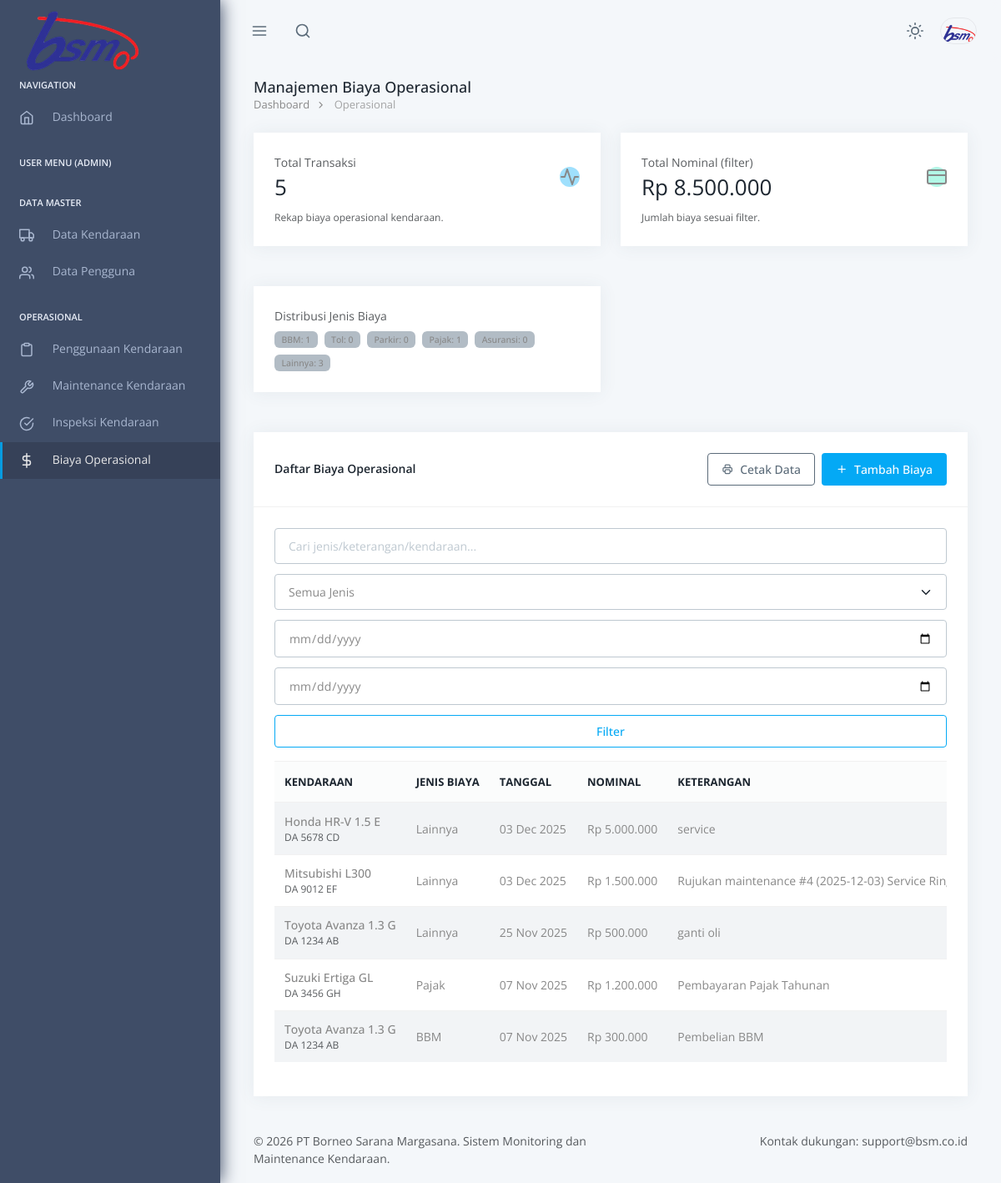
The app's page /admin/operasional/operasional.php (signed in) with its own data.
### tables this page shows
CREATE TABLE `tb_biaya_operasional` (
  `id_biaya` int NOT NULL,
  `id_kendaraan` int DEFAULT NULL,
  `tanggal` date DEFAULT NULL,
  `jenis_biaya` enum('BBM','Tol','Parkir','Pajak','Asuransi','Lainnya') DEFAULT 'Lainnya',
  `nominal` decimal(15,2) DEFAULT NULL,
  `keterangan` text
);

CREATE TABLE `tb_kendaraan` (
  `id_kendaraan` int NOT NULL,
  `nomor_polisi` varchar(15) NOT NULL,
  `nama_kendaraan` varchar(100) NOT NULL,
  `merk` varchar(100) DEFAULT NULL,
  `tipe` varchar(100) DEFAULT NULL,
  `tahun` int DEFAULT NULL,
  `warna` varchar(50) DEFAULT NULL,
  `nomor_rangka` varchar(50) DEFAULT NULL,
  `nomor_mesin` varchar(50) DEFAULT NULL,
  `nomor_bpkb` varchar(50) DEFAULT NULL,
  `masa_berlaku_stnk` date DEFAULT NULL,
  `masa_berlaku_pajak` date DEFAULT NULL,
  `masa_berlaku_asuransi` date DEFAULT NULL,
  `status_operasional` enum('Aktif','Perawatan','Rusak','Disewa') DEFAULT 'Aktif',
  `foto_kendaraan` varchar(255) DEFAULT NULL,
  `dokumen_stnk` varchar(255) DEFAULT NULL,
  `dokumen_bpkb` varchar(255) DEFAULT NULL,
  `keterangan` text,
  `created_at` timestamp NULL DEFAULT CURRENT_TIMESTAMP,
  `updated_at` timestamp NULL DEFAULT CURRENT_TIMESTAMP ON UPDATE CURRENT_TIMESTAMP
);

### admin/operasional/operasional.php (the view, shortened to what this page needs)
<?php
require_once dirname(__DIR__, 2) . '/config/koneksi.php';
function e($str) { return htmlspecialchars((string)$str, ENT_QUOTES, 'UTF-8'); }
include dirname(__DIR__, 2) . '/includes/header.php';
include dirname(__DIR__, 2) . '/includes/sidebar.php';
$filterJenis     = $_GET['filter_jenis'] ?? 'all';
$filterSearch    = $_GET['search'] ?? '';
$filterDateStart = $_GET['date_start'] ?? '';
$filterDateEnd   = $_GET['date_end'] ?? '';
$sqlList = 'SELECT b.id_biaya, b.id_kendaraan, b.tanggal, b.jenis_biaya, b.nominal, b.keterangan, k.nomor_polisi, k.nama_kendaraan
            FROM tb_biaya_operasional b
            LEFT JOIN tb_kendaraan k ON k.id_kendaraan = b.id_kendaraan
            WHERE 1=1';
$params = [];
$types = '';
$sqlList .= ' ORDER BY b.tanggal DESC, b.id_biaya DESC';
$operasional = [];
if (!empty($params)) {
    $stmt = $koneksi->prepare($sqlList);
    if ($stmt) {
        $stmt->bind_param($types, ...$params);
        $stmt->execute();
        $result = $stmt->get_result();
        while ($row = $result->fetch_assoc()) {
            $operasional[] = $row;
        }
        $stmt->close();
    }
} else {
    if ($result = $koneksi->query($sqlList)) {
        while ($row = $result->fetch_assoc()) {
            $operasional[] = $row;
        }
    }
}
$totalTransaksi = count($operasional);
$totalNominal   = 0.0;
$jenisCounts = [
    'BBM' => 0,
    'Tol' => 0,
    'Parkir' => 0,
    'Pajak' => 0,
    'Asuransi' => 0,
    'Lainnya' => 0,
];
foreach ($operasional as $row) {
    $totalNominal += (float)($row['nominal'] ?? 0);
    $jb = $row['jenis_biaya'] ?? 'Lainnya';
    if (isset($jenisCounts[$jb])) $jenisCounts[$jb]++;
}
?>
    <div class="pc-container">
      <div class="pc-content">
        <div class="page-header">
          <div class="page-block">
            <div class="page-header-title">
              <h5 class="mb-0 font-medium">Manajemen Biaya Operasional</h5>
            </div>
            <ul class="breadcrumb">
              <li class="breadcrumb-item"><a href="../dashboard.php">Dashboard</a></li>
              <li class="breadcrumb-item" aria-current="page">Operasional</li>
            </ul>
          </div>
        </div>
        <div class="grid grid-cols-12 gap-6">
          <div class="col-span-12 md:col-span-6 xl:col-span-4">
            <div class="card">
              <div class="card-body">
                <div class="flex items-center justify-between">
                  <div>
                    <p class="text-muted mb-1">Total Transaksi</p>
                    <h3 class="mb-0"><?php echo number_format($totalTransaksi); ?></h3>
                  </div>
                  <span class="rounded-full bg-primary-100 text-primary-600 p-3">
                    <i data-feather="activity" class="w-6 h-6"></i>
                  </span>
                </div>
                <p class="text-sm text-muted mt-3">Rekap biaya operasional kendaraan.</p>
              </div>
            </div>
          </div>
          <div class="col-span-12 md:col-span-6 xl:col-span-4">
            <div class="card">
              <div class="card-body">
                <div class="flex items-center justify-between">
                  <div>
                    <p class="text-muted mb-1">Total Nominal (filter)</p>
                    <h3 class="mb-0">Rp <?php echo number_format($totalNominal, 0, ',', '.'); ?></h3>
                  </div>
                  <span class="rounded-full bg-success-100 text-success-600 p-3">
                    <i data-feather="credit-card" class="w-6 h-6"></i>
                  </span>
                </div>
                <p class="text-sm text-muted mt-3">Jumlah biaya sesuai filter.</p>
              </div>
            </div>
          </div>
          <div class="col-span-12 md:col-span-6 xl:col-span-4">
            <div class="card">
              <div class="card-body">
                <p class="text-muted mb-2">Distribusi Jenis Biaya</p>
                <div class="flex flex-wrap gap-2">
                  <?php foreach ($jenisCounts as $jk => $cnt): ?>
                    <span class="badge bg-secondary-100 text-secondary-700"><?php echo e($jk); ?>: <?php echo number_format($cnt); ?></span>
                  <?php endforeach; ?>
                </div>
              </div>
            </div>
          </div>
          <div class="col-span-12">
            <div class="card">
              <div class="card-header flex justify-between items-center">
                <h5 class="mb-0">Daftar Biaya Operasional</h5>
                <div class="flex gap-2">
                  <a href="cetak.php" class="btn btn-outline-secondary" target="_blank">
                    <i class="ti ti-printer me-2"></i>Cetak Data
                  </a>
                  <a href="tambah.php" class="btn btn-primary">
                    <i class="ti ti-plus me-2"></i>Tambah Biaya
                  </a>
                </div>
              </div>
              <div class="card-body">
                <form method="GET" class="mb-4">
                  <div class="grid grid-cols-12 gap-3">
                    <div class="col-span-12 md:col-span-4">
                      <input type="text" name="search" class="form-control" placeholder="Cari jenis/keterangan/kendaraan..." value="<?php echo e($filterSearch); ?>">
                    </div>
                    <div class="col-span-12 md:col-span-3">
                      <select name="filter_jenis" class="form-select">
                        <?php $jenisOps = ['all' => 'Semua Jenis','BBM'=>'BBM','Tol'=>'Tol','Parkir'=>'Parkir','Pajak'=>'Pajak','Asuransi'=>'Asuransi','Lainnya'=>'Lainnya']; ?>
                        <?php foreach ($jenisOps as $val => $label): ?>
                          <option value="<?php echo e($val); ?>" <?php echo $filterJenis === $val ? 'selected' : ''; ?>><?php echo e($label); ?></option>
                        <?php endforeach; ?>
                      </select>
                    </div>
                    <div class="col-span-12 md:col-span-2">
                      <input type="date" name="date_start" class="form-control" value="<?php echo e($filterDateStart); ?>">
                    </div>
                    <div class="col-span-12 md:col-span-2">
                      <input type="date" name="date_end" class="form-control" value="<?php echo e($filterDateEnd); ?>">
                    </div>
                    <div class="col-span-12 md:col-span-1">
                      <button type="submit" class="btn btn-outline-primary w-full">Filter</button>
                    </div>
                  </div>
                </form>
                <div class="table-responsive">
                  <table class="table table-striped align-middle">
                    <thead>
                      <tr>
                        <th>Kendaraan</th>
                        <th>Jenis Biaya</th>
                        <th>Tanggal</th>
                        <th>Nominal</th>
                        <th>Keterangan</th>
                      </tr>
                    </thead>
                    <tbody>
                      <?php if (count($operasional) === 0): ?>
                        <tr>
                          <td colspan="6" class="text-center text-muted">Belum ada data biaya operasional.</td>
                        </tr>
                      <?php else: ?>
                        <?php foreach ($operasional as $item): ?>
                          <tr>
                            <td>
                              <div class="flex items-center gap-3">
                                <div>
                                  <div class="font-medium"><?php echo e($item['nama_kendaraan'] ?? '-'); ?></div>
                                  <div class="text-muted text-sm"><?php echo e($item['nomor_polisi'] ?? '-'); ?></div>
                                </div>
                              </div>
                            </td>
                            <td><?php echo e($item['jenis_biaya'] ?? '-'); ?></td>
                            <td><?php echo $item['tanggal'] ? date('d M Y', strtotime($item['tanggal'])) : '-'; ?></td>
                            <td><?php echo is_null($item['nominal']) ? '-' : 'Rp ' . number_format((float)$item['nominal'], 0, ',', '.'); ?></td>
                            <td><?php echo e($item['keterangan'] ?? '-'); ?></td>
                          </tr>
                        <?php endforeach; ?>
                      <?php endif; ?>
                    </tbody>
                  </table>
                </div>
              </div>
            </div>
          </div>
        </div>
      </div>
    </div>
<?php include dirname(__DIR__, 2) . '/includes/footer.php'; ?>

### records on screen
tb_biaya_operasional: id_kendaraan.nama_kendaraan "Honda HR-V 1.5 E", id_kendaraan.nomor_polisi "DA 5678 CD", jenis_biaya "Lainnya", tanggal "03 Dec 2025", nominal "5.000.000", keterangan "service"
tb_biaya_operasional: id_kendaraan.nama_kendaraan "Mitsubishi L300", id_kendaraan.nomor_polisi "DA 9012 EF", jenis_biaya "Lainnya", tanggal "03 Dec 2025", nominal "1.500.000", keterangan "Rujukan maintenance #4 (2025-12-03) Service…"
tb_biaya_operasional: id_kendaraan.nama_kendaraan "Toyota Avanza 1.3 G", id_kendaraan.nomor_polisi "DA 1234 AB", jenis_biaya "Lainnya", tanggal "25 Nov 2025", nominal "500.000", keterangan "ganti oli"
tb_biaya_operasional: id_kendaraan.nama_kendaraan "Suzuki Ertiga GL", id_kendaraan.nomor_polisi "DA 3456 GH", jenis_biaya "Pajak", tanggal "07 Nov 2025", nominal "1.200.000", keterangan "Pembayaran Pajak Tahunan"
tb_biaya_operasional: id_kendaraan.nama_kendaraan "Toyota Avanza 1.3 G", id_kendaraan.nomor_polisi "DA 1234 AB", jenis_biaya "BBM", tanggal "07 Nov 2025", nominal "300.000", keterangan "Pembelian BBM"

### other values on screen
$userRole "ADMIN"
$totalTransaksi "5"
$totalNominal "8.500.000"
$jk "BBM"
$cnt "1"
$jk "Tol"
$cnt "0"
$jk "Parkir"
$jk "Pajak"
$jk "Asuransi"
$jk "Lainnya"
$cnt "3"
form field filter_jenis "Semua Jenis"
